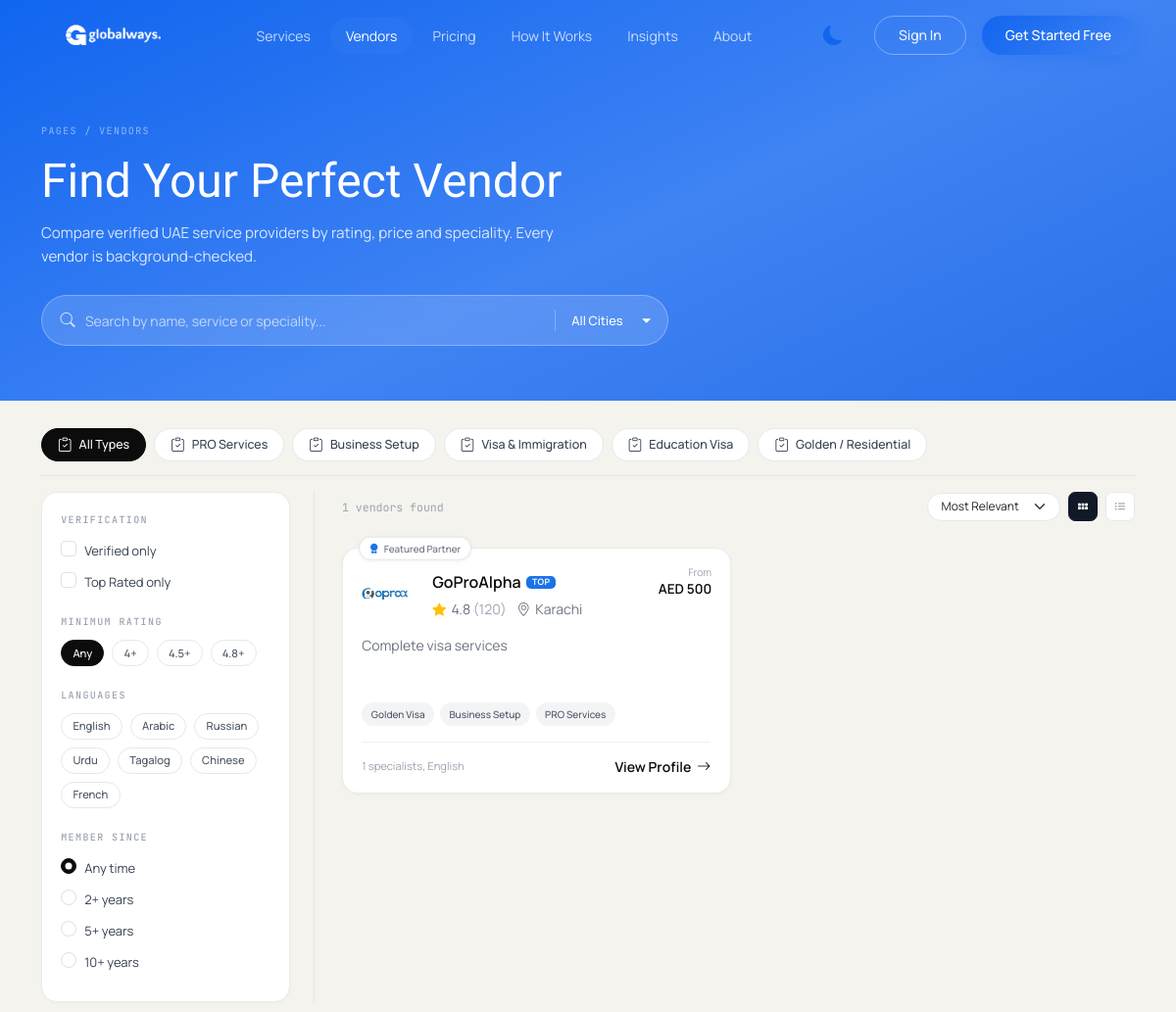
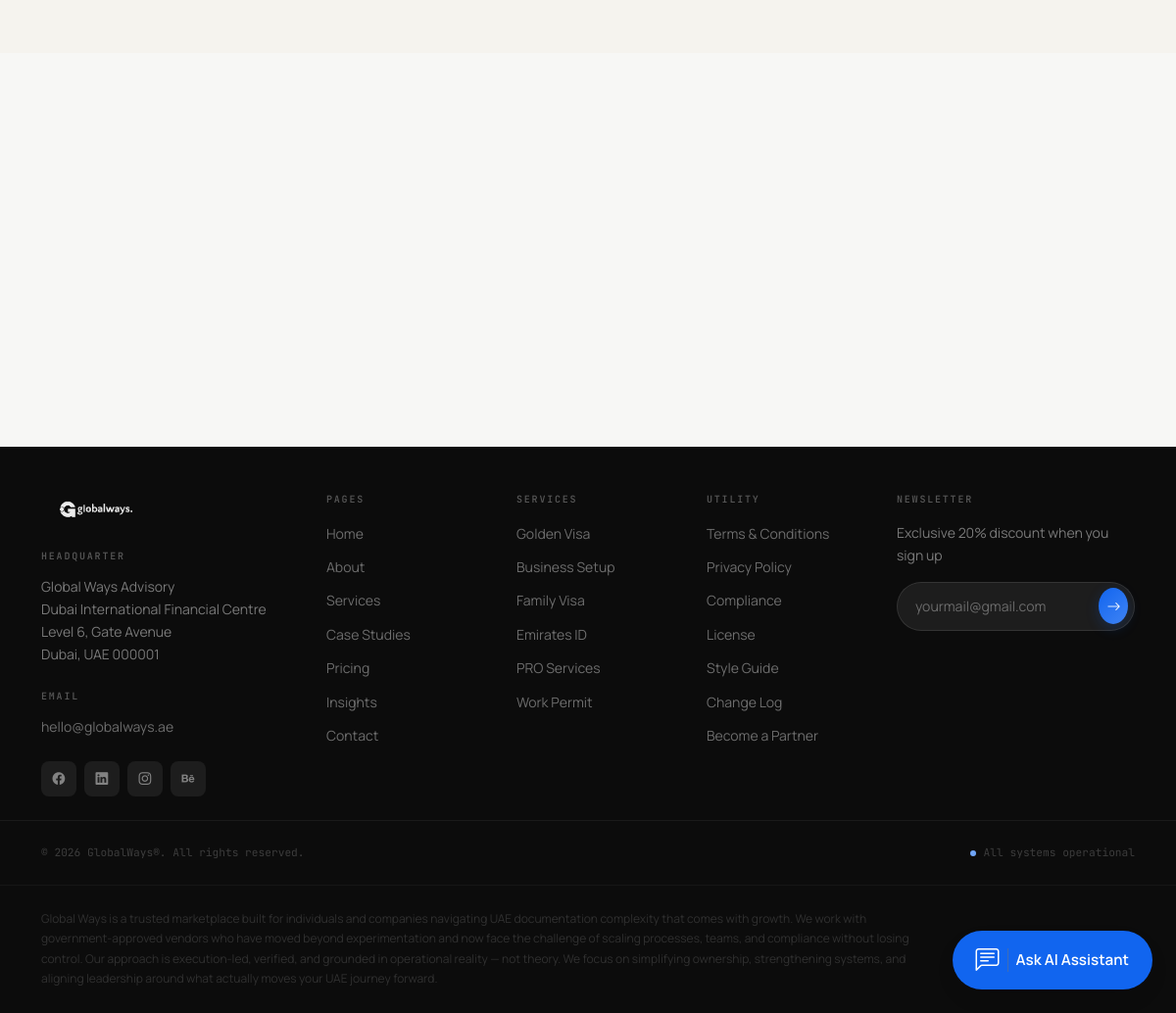
Screenshot of /vendors.php with the database file from the repository (2 pictures, top to bottom).
### tables this page shows
CREATE TABLE `menu_items` (
  `id` int(10) unsigned NOT NULL AUTO_INCREMENT,
  `menu_id` int(10) unsigned NOT NULL,
  `parent_id` int(10) unsigned DEFAULT NULL,
  `title` varchar(150) NOT NULL,
  `url` varchar(255) NOT NULL,
  `sort_order` int(11) DEFAULT 0,
  PRIMARY KEY (`id`),
  KEY `idx_menu_id` (`menu_id`),
  CONSTRAINT `fk_menu_items_menu` FOREIGN KEY (`menu_id`) REFERENCES `menus` (`id`) ON DELETE CASCADE
);

CREATE TABLE `providers` (
  `id` int(10) unsigned NOT NULL AUTO_INCREMENT,
  `uuid` char(36) NOT NULL,
  `owner_user_id` int(10) unsigned DEFAULT NULL,
  `name` varchar(191) NOT NULL,
  `slug` varchar(191) NOT NULL,
  `email` varchar(191) DEFAULT NULL,
  `phone` varchar(50) DEFAULT NULL,
  `address` varchar(255) DEFAULT NULL,
  `city` varchar(100) DEFAULT NULL,
  `state` varchar(100) DEFAULT NULL,
  `country` varchar(100) DEFAULT NULL,
  `latitude` decimal(10,7) DEFAULT NULL,
  `longitude` decimal(10,7) DEFAULT NULL,
  `logo` varchar(255) DEFAULT NULL,
  `description` text DEFAULT NULL,
  `status` enum('draft','active','inactive') NOT NULL DEFAULT 'draft',
  `verification_status` enum('unverified','pending','verified','rejected') NOT NULL DEFAULT 'unverified',
  `verification_docs` longtext DEFAULT NULL CHECK (json_valid(`verification_docs`)),
  `created_at` timestamp NULL DEFAULT current_timestamp(),
  `updated_at` timestamp NULL DEFAULT NULL ON UPDATE current_timestamp(),
  `rating_avg` decimal(4,2) DEFAULT NULL,
  `rating_count` int(10) unsigned DEFAULT 0,
  `settings` longtext DEFAULT NULL CHECK (json_valid(`settings`)),
  `created_by` int(10) unsigned DEFAULT NULL,
  `team_size` int(11) DEFAULT 1,
  `languages` varchar(255) DEFAULT 'English',
  `starting_price` decimal(10,2) DEFAULT NULL,
  `specialties` text DEFAULT NULL,
  `deduction_type` enum('percentage','flat') NOT NULL DEFAULT 'percentage',
  `deduction_value` decimal(10,2) NOT NULL DEFAULT 10.00,
  PRIMARY KEY (`id`),
  UNIQUE KEY `uuid` (`uuid`),
  UNIQUE KEY `slug` (`slug`),
  KEY `idx_providers_city` (`city`),
  KEY `idx_providers_state` (`state`),
  KEY `idx_providers_country` (`country`),
  KEY `idx_providers_owner` (`owner_user_id`),
  KEY `idx_providers_rating_count` (`rating_count`),
  KEY `idx_providers_owner_user` (`owner_user_id`),
  KEY `idx_providers_status` (`status`)
);

### vendors.php (the view, shortened to what the rows shown need)
<?php
require_once __DIR__ . '/lib/auth.php';
require_once __DIR__ . '/lib/cache_helper.php';
$page = intval($_GET['page'] ?? 1);
$q = trim($_GET['q'] ?? '');
$city = trim($_GET['city'] ?? 'All Cities');
$type = trim($_GET['type'] ?? 'All Types');
$verified = isset($_GET['verified']) && $_GET['verified'] == '1';
$top_rated = isset($_GET['top_rated']) && $_GET['top_rated'] == '1';
$min_rating = trim($_GET['rating'] ?? 'Any');
$selected_langs = isset($_GET['langs']) ? (array)$_GET['langs'] : [];
$member_since = trim($_GET['member_since'] ?? 'Any time');
$sort = trim($_GET['sort'] ?? 'Most Relevant');
$cache_key = 'vendors_list_' . md5(serialize([
    'q' => $q,
    'city' => $city,
    'type' => $type,
    'verified' => $verified,
    'top_rated' => $top_rated,
    'min_rating' => $min_rating,
    'langs' => $selected_langs,
    'member_since' => $member_since,
    'sort' => $sort,
    'page' => $page
]));
$providers = cache_get($cache_key);
if ($providers === null) {
    $where = ["1=1"];
    $where_sql = implode(' AND ', $where);
    $order_by = "created_at DESC";
    $per_page = 6;
    $offset = ($page - 1) * $per_page;
    $sql = "SELECT * FROM providers WHERE $where_sql ORDER BY $order_by LIMIT $per_page OFFSET $offset";
    $stmt = $mysqli->prepare($sql);
    $providers = [];
    if ($stmt) {
        $stmt->execute();
        $res = $stmt->get_result();
        if ($res) {
            while ($row = $res->fetch_assoc()) {
                $providers[] = $row;
            }
        }
    }
}
        ?>
        <?php
include __DIR__ . '/partials/frontend_header.php';
?>
  <main>
    <section class="page-hero vendors-hero">
      <div class="container-xl">
        <h1 class="font-serif vendors-hero-title">Find Your Perfect Vendor</h1>
      </div>
    </section>
    <section class="vendors-list-section">
      <div class="container-xl">
        <div class="row vendors-layout g-0">
          <div class="col-lg-9 vendors-results-col">
            <div class="row g-3 vendors-grid">
              <?php if (empty($providers)): ?>
                <div class="col-12 text-center py-5">
                  <i class="bi bi-person-exclamation fs-1 text-muted"></i>
                  <p class="text-muted mt-3">No verified vendors found matching these filters.</p>
                </div>
              <?php else: ?>
                <?php foreach ($providers as $vnd):
                    $initials = '';
                    $words = explode(' ', $vnd['name']);
                    foreach ($words as $w) {
                        $initials .= mb_substr($w, 0, 1);
                    }
                    $initials = mb_strtoupper(mb_substr($initials, 0, 2));
                    $vnd_price = !empty($vnd['starting_price']) ? 'AED ' . number_format($vnd['starting_price']) : 'AED 500';
                    $vnd_rating = !empty($vnd['rating_avg']) ? round($vnd['rating_avg'], 1) : '4.8';
                    $vnd_count = !empty($vnd['rating_count']) ? $vnd['rating_count'] : '120';
                    $vnd_langs = !empty($vnd['languages']) ? $vnd['languages'] : 'English, Arabic';
                    $vnd_team = !empty($vnd['team_size']) ? $vnd['team_size'] : '12';
                ?>
                  <div class="col-md-6 fade-in">
                    <article class="vendor-list-card">
                      <span class="featured-partner-chip"><i class="bi bi-award-fill"></i> Featured Partner</span>
                      <div class="vnd-price-from"><span>From</span><strong><?= htmlspecialchars($vnd_price) ?></strong></div>
                      <div class="vnd-card-head">
                        <?php if (!empty($vnd['logo'])): ?>
                          <img src="<?= htmlspecialchars($vnd['logo']) ?>" style="width:48px;height:48px;object-fit:contain;border-radius:50%;margin-right:12px;">
                        <?php else: ?>
                          <span class="vnd-avatar"><?= htmlspecialchars($initials) ?></span>
                        <?php endif; ?>
                        <div class="vnd-card-meta">
                          <div class="vnd-name-row">
                            <h2 class="vnd-name"><?= htmlspecialchars($vnd['name']) ?></h2>
                            <?php if ($vnd_rating >= 4.8): ?>
                              <span class="vnd-top-badge">TOP</span>
                            <?php endif; ?>
                          </div>
                          <div class="vnd-rating-row">
                            <span class="vnd-rating"><i class="bi bi-star-fill text-warning"></i> <?= htmlspecialchars($vnd_rating) ?> <span>(<?= htmlspecialchars($vnd_count) ?>)</span></span>
                            <span class="vnd-loc"><i class="bi bi-geo-alt"></i> <?= htmlspecialchars($vnd['city'] ?? 'Dubai') ?></span>
                          </div>
                        </div>
                      </div>
                      <p class="vnd-desc"><?= htmlspecialchars($vnd['description']) ?></p>
                      <div class="vnd-tags">
                        <?php
                          $specs_arr = array_filter(array_map('trim', explode(',', $vnd['specialties'] ?? 'Golden Visa, Business Setup, PRO Services')));
                          foreach (array_slice($specs_arr, 0, 3) as $spec):
                        ?>
                          <span><?= htmlspecialchars($spec) ?></span>
                        <?php endforeach; ?>
                      </div>
                      <div class="vnd-card-footer">
                        <span class="vnd-specs"><?= htmlspecialchars($vnd_team) ?> specialists, <?= htmlspecialchars($vnd_langs) ?></span>
                        <a href="vendor-profile.php?id=<?= htmlspecialchars($vnd['slug']) ?>" class="vnd-view-link">View Profile <i class="bi bi-arrow-right"></i></a>
                      </div>
                    </article>
                  </div>
                <?php endforeach; ?>
              <?php endif; ?>
            </div>
          </div>
        </div>
      </div>
    </section>
  </main>
<?php include __DIR__ . '/partials/frontend_footer.php'; ?>

### partials/frontend_header.php (shortened to what the rows shown need)
<?php
require_once __DIR__ . '/../lib/permissions.php';
$header_items = [];
$h_res = $mysqli->query("SELECT mi.* FROM menu_items mi JOIN menus m ON m.id = mi.menu_id WHERE m.location = 'header' ORDER BY mi.sort_order ASC, mi.id ASC");
if ($h_res) {
    while ($row = $h_res->fetch_assoc()) {
        $header_items[] = $row;
    }
}
?>
<!DOCTYPE html>
<html lang="en">
<head>
  <link href="https://cdn.jsdelivr.net/npm/bootstrap@5.3.3/dist/css/bootstrap.min.css" rel="stylesheet">
  <link href="https://cdn.jsdelivr.net/npm/bootstrap-icons@1.11.3/font/bootstrap-icons.min.css" rel="stylesheet">
  <link href="css/globalways.css" rel="stylesheet">
</head>
<body>
  <nav class="navbar navbar-expand-lg gw-navbar fixed-top" id="gwNav">
    <div class="container-xl">
      <div class="collapse navbar-collapse" id="mainNav">
        <ul class="navbar-nav mx-auto mb-2 mb-lg-0 gap-lg-1">
          <?php foreach ($header_items as $item): ?>
            <li class="nav-item">
              <a class="nav-link" href="<?= htmlspecialchars($item['url']) ?>">
                <?= htmlspecialchars($item['title']) ?>
              </a>
            </li>
          <?php endforeach; ?>
        </ul>
      </div>
    </div>
  </nav>
  <div id="main-content-layout">

### partials/frontend_footer.php (shortened to what the rows shown need)
<?php
require_once __DIR__ . '/../lib/db_mysqli.php';
$footer_pages = [];
$res1 = $mysqli->query("SELECT mi.* FROM menu_items mi JOIN menus m ON m.id = mi.menu_id WHERE m.location = 'footer_pages' ORDER BY mi.sort_order ASC, mi.id ASC");
if ($res1) {
    while ($row = $res1->fetch_assoc()) $footer_pages[] = $row;
}
$footer_services = [];
$res2 = $mysqli->query("SELECT mi.* FROM menu_items mi JOIN menus m ON m.id = mi.menu_id WHERE m.location = 'footer_services' ORDER BY mi.sort_order ASC, mi.id ASC");
if ($res2) {
    while ($row = $res2->fetch_assoc()) $footer_services[] = $row;
}
$footer_utility = [];
$res3 = $mysqli->query("SELECT mi.* FROM menu_items mi JOIN menus m ON m.id = mi.menu_id WHERE m.location = 'footer_utility' ORDER BY mi.sort_order ASC, mi.id ASC");
if ($res3) {
    while ($row = $res3->fetch_assoc()) $footer_utility[] = $row;
}
?>
  </div>
  <footer class="gw-footer">
  <div class="container-xl pt-5 pb-4">
    <div class="row g-4 g-lg-5">
      <div class="col-6 col-lg-2">
        <ul class="list-unstyled footer-links">
          <?php foreach ($footer_pages as $item): ?>
            <li><a href="<?= htmlspecialchars($item['url']) ?>"><?= htmlspecialchars($item['title']) ?></a></li>
          <?php endforeach; ?>
        </ul>
      </div>
      <div class="col-6 col-lg-2">
        <ul class="list-unstyled footer-links">
          <?php foreach ($footer_services as $item): ?>
            <li><a href="<?= htmlspecialchars($item['url']) ?>"><?= htmlspecialchars($item['title']) ?></a></li>
          <?php endforeach; ?>
        </ul>
      </div>
      <div class="col-6 col-lg-2">
        <ul class="list-unstyled footer-links">
          <?php foreach ($footer_utility as $item): ?>
            <li><a href="<?= htmlspecialchars($item['url']) ?>"><?= htmlspecialchars($item['title']) ?></a></li>
          <?php endforeach; ?>
        </ul>
      </div>
    </div>
  </div>
</footer>
</body>
</html>

### rows the page displays
menu_items: title "Services"
menu_items: title "Vendors"
menu_items: title "Pricing"
menu_items: title "How It Works"
menu_items: title "Insights"
menu_items: title "About"
providers: starting_price "AED 500", logo (picture), name "GoProAlpha", shows "TOP", rating_avg "4.8", rating_count "120", city "Karachi", description "Complete visa services", specialties "Golden Visa", specialties "Business Setup", specialties "PRO Services", team_size "1", languages "English"
menu_items: title "Home"
menu_items: title "About"
menu_items: title "Services"
menu_items: title "Case Studies"
menu_items: title "Pricing"
menu_items: title "Insights"
menu_items: title "Contact"
menu_items: title "Golden Visa"
menu_items: title "Business Setup"
menu_items: title "Family Visa"
menu_items: title "Emirates ID"
menu_items: title "PRO Services"
menu_items: title "Work Permit"
menu_items: title "Terms & Conditions"
menu_items: title "Privacy Policy"
menu_items: title "Compliance"
menu_items: title "License"
menu_items: title "Style Guide"
menu_items: title "Change Log"
menu_items: title "Become a Partner"

### other values shown
$t_option "All Types"
$t_option "PRO Services"
$t_option "Business Setup"
$t_option "Visa & Immigration"
$t_option "Education Visa"
$t_option "Golden / Residential"
$r_opt "Any"
$r_opt "4+"
$r_opt "4.5+"
$r_opt "4.8+"
$lang "English"
$lang "Arabic"
$lang "Russian"
$lang "Urdu"
$lang "Tagalog"
